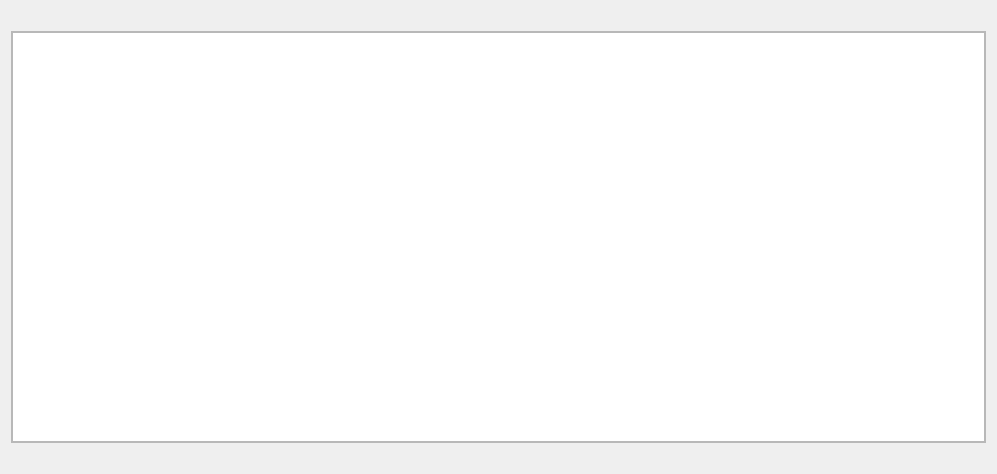
<?xml version="1.0" encoding="UTF-8"?>
<ui version="4.0">
 <author>
SPDX-FileCopyrightText: 2016 shainer &lt;syn.shainer@gmail.com&gt;
SPDX-License-Identifier: GPL-3.0-or-later
 </author>
 <class>Page_NetInst</class>
 <widget class="QWidget" name="Page_NetInst">
  <property name="geometry">
   <rect>
    <x>0</x>
    <y>0</y>
    <width>997</width>
    <height>474</height>
   </rect>
  </property>
  <property name="windowTitle">
   <string/>
  </property>
  <layout class="QVBoxLayout" name="verticalLayout_2">
   <item>
    <widget class="QLabel" name="label">
     <property name="alignment">
      <set>Qt::AlignCenter</set>
     </property>
    </widget>
   </item>
   <item>
    <widget class="QScrollArea" name="scrollArea">
     <property name="maximumSize">
      <size>
       <width>16777215</width>
       <height>16777215</height>
      </size>
     </property>
     <property name="widgetResizable">
      <bool>true</bool>
     </property>
     <widget class="QTreeView" name="groupswidget">
      <property name="geometry">
       <rect>
        <x>0</x>
        <y>0</y>
        <width>981</width>
        <height>407</height>
       </rect>
      </property>
      <property name="font">
       <font>
        <pointsize>11</pointsize>
       </font>
      </property>
      <layout class="QVBoxLayout" name="verticalLayout_3"/>
     </widget>
    </widget>
   </item>
   <item>
    <widget class="QLabel" name="netinst_status">
     <property name="text">
      <string/>
     </property>
    </widget>
   </item>
  </layout>
 </widget>
 <resources/>
 <connections/>
</ui>
